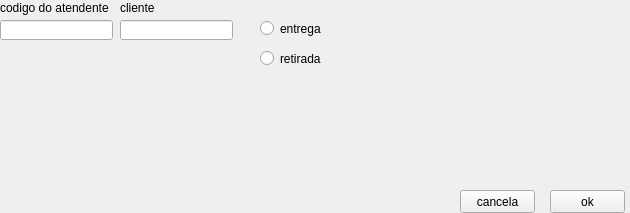
<?xml version="1.0" encoding="UTF-8"?>
<ui version="4.0">
 <class>Form</class>
 <widget class="QWidget" name="Form">
  <property name="geometry">
   <rect>
    <x>0</x>
    <y>0</y>
    <width>630</width>
    <height>213</height>
   </rect>
  </property>
  <property name="windowTitle">
   <string>Form</string>
  </property>
  <widget class="QLabel" name="label">
   <property name="geometry">
    <rect>
     <x>0</x>
     <y>0</y>
     <width>111</width>
     <height>16</height>
    </rect>
   </property>
   <property name="text">
    <string>codigo do atendente</string>
   </property>
  </widget>
  <widget class="QLineEdit" name="lineEdit">
   <property name="geometry">
    <rect>
     <x>0</x>
     <y>20</y>
     <width>113</width>
     <height>20</height>
    </rect>
   </property>
  </widget>
  <widget class="QLabel" name="label_2">
   <property name="geometry">
    <rect>
     <x>120</x>
     <y>0</y>
     <width>111</width>
     <height>16</height>
    </rect>
   </property>
   <property name="text">
    <string>cliente</string>
   </property>
  </widget>
  <widget class="QLineEdit" name="lineEdit_2">
   <property name="geometry">
    <rect>
     <x>120</x>
     <y>20</y>
     <width>113</width>
     <height>20</height>
    </rect>
   </property>
  </widget>
  <widget class="QRadioButton" name="radioButton">
   <property name="geometry">
    <rect>
     <x>260</x>
     <y>20</y>
     <width>141</width>
     <height>17</height>
    </rect>
   </property>
   <property name="text">
    <string>entrega</string>
   </property>
  </widget>
  <widget class="QRadioButton" name="radioButton_2">
   <property name="geometry">
    <rect>
     <x>260</x>
     <y>50</y>
     <width>121</width>
     <height>17</height>
    </rect>
   </property>
   <property name="text">
    <string>retirada</string>
   </property>
  </widget>
  <widget class="QPushButton" name="pushButton">
   <property name="geometry">
    <rect>
     <x>460</x>
     <y>190</y>
     <width>75</width>
     <height>23</height>
    </rect>
   </property>
   <property name="text">
    <string>cancela</string>
   </property>
  </widget>
  <widget class="QPushButton" name="pushButton_2">
   <property name="geometry">
    <rect>
     <x>550</x>
     <y>190</y>
     <width>75</width>
     <height>23</height>
    </rect>
   </property>
   <property name="text">
    <string>ok</string>
   </property>
  </widget>
 </widget>
 <resources/>
 <connections/>
</ui>
